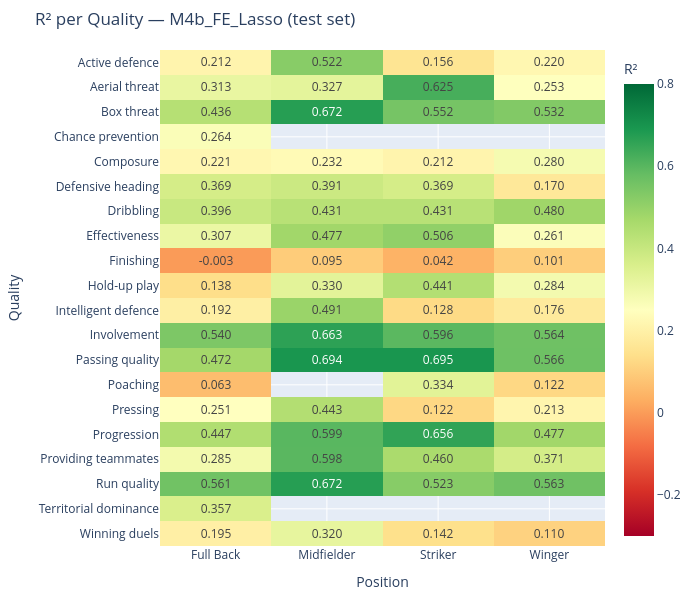

Notebook code for this chart:
### Markdown cell above
## 5. R\u00b2 per Quality — Best Model

### Code cell
best_model = pivot_r2.mean().idxmax()
print(f'Best model: {best_model} (mean R\u00b2 = {pivot_r2.mean()[best_model]:.4f})')

best_df = results_df[results_df['model'] == best_model]
pivot_quality = best_df.pivot_table(index='quality', columns='position', values='r2')

fig = px.imshow(
    pivot_quality.round(3),
    text_auto='.3f',
    color_continuous_scale='RdYlGn',
    zmin=-0.3, zmax=0.8,
    labels=dict(x='Position', y='Quality', color='R\u00b2'),
    aspect='auto',
)
fig.update_layout(
    title=f'R\u00b2 per Quality \u2014 {best_model} (test set)',
    height=600, width=700,
    margin=dict(t=50, b=30, l=160, r=30),
)
fig.show()

### Figure 1 — Plotly figure (JSON) as saved in the notebook; plotly's stock layout.template omitted (floating-point values rounded to 4 significant figures)
{"data": [{"coloraxis": "coloraxis", "hovertemplate": "Position: %{x}<br>Quality: %{y}<br>R²: %{z}<extra></extra>", "name": "0", "texttemplate": "%{z:.3f}", "type": "heatmap", "x": ["Full Back", "Midfielder", "Striker", "Winger"], "xaxis": "x", "y": ["Active defence", "Aerial threat", "Box threat", "Chance prevention", "Composure", "Defensive heading", "Dribbling", "Effectiveness", "Finishing", "Hold-up play", "Intelligent defence", "Involvement", "Passing quality", "Poaching", "Pressing", "Progression", "Providing teammates", "Run quality", "Territorial dominance", "Winning duels"], "yaxis": "y", "z": [[0.212, 0.522, 0.156, 0.22], [0.313, 0.327, 0.625, 0.253], [0.436, 0.672, 0.552, 0.532], [0.264, NaN, NaN, NaN], [0.221, 0.232, 0.212, 0.28], [0.369, 0.391, 0.369, 0.17], [0.396, 0.431, 0.431, 0.48], [0.307, 0.477, 0.506, 0.261], [-0.003, 0.095, 0.042, 0.101], [0.138, 0.33, 0.441, 0.284], [0.192, 0.491, 0.128, 0.176], [0.54, 0.663, 0.596, 0.564], [0.472, 0.694, 0.695, 0.566], [0.063, NaN, 0.334, 0.122], [0.251, 0.443, 0.122, 0.213], [0.447, 0.599, 0.656, 0.477], [0.285, 0.598, 0.46, 0.371], [0.561, 0.672, 0.523, 0.563], [0.357, NaN, NaN, NaN], [0.195, 0.32, 0.142, 0.11]]}], "layout": {"coloraxis": {"cmax": 0.8, "cmin": -0.3, "colorbar": {"title": {"text": "R²"}}, "colorscale": [[0, "rgb(165,0,38)"], [0.1, "rgb(215,48,39)"], [0.2, "rgb(244,109,67)"], [0.3, "rgb(253,174,97)"], [0.4, "rgb(254,224,139)"], [0.5, "rgb(255,255,191)"], [0.6, "rgb(217,239,139)"], [0.7, "rgb(166,217,106)"], [0.8, "rgb(102,189,99)"], [0.9, "rgb(26,152,80)"], [1, "rgb(0,104,55)"]]}, "height": 600, "margin": {"b": 30, "l": 160, "r": 30, "t": 50}, "title": {"text": "R² per Quality — M4b_FE_Lasso (test set)"}, "width": 700, "xaxis": {"anchor": "y", "domain": [0, 1], "title": {"text": "Position"}}, "yaxis": {"anchor": "x", "autorange": "reversed", "domain": [0, 1], "title": {"text": "Quality"}}}}
